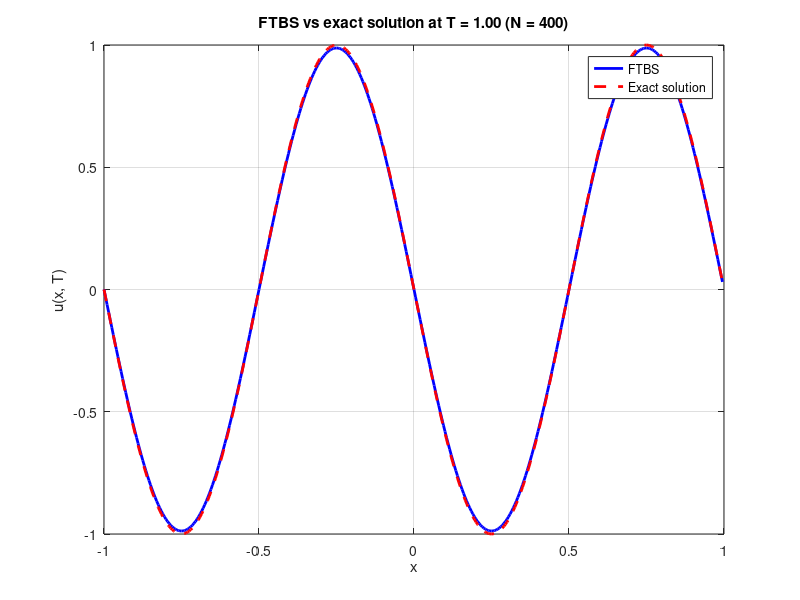
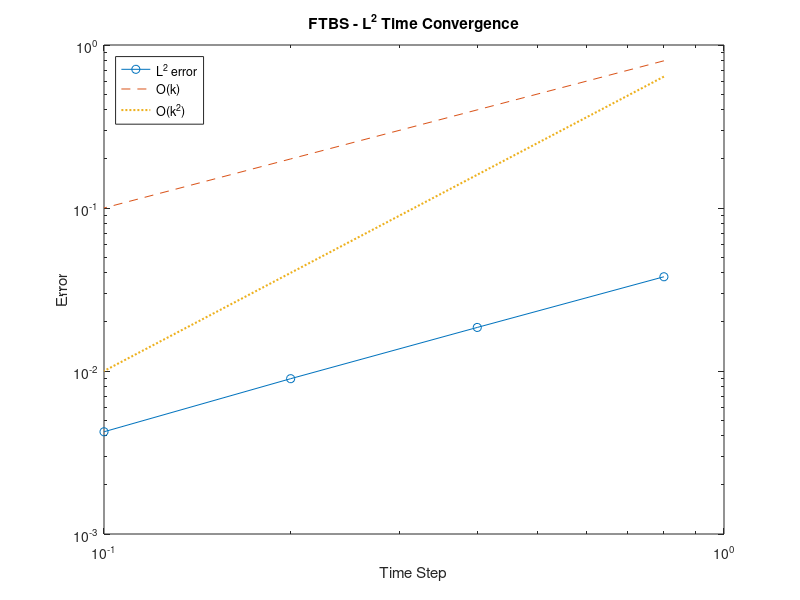
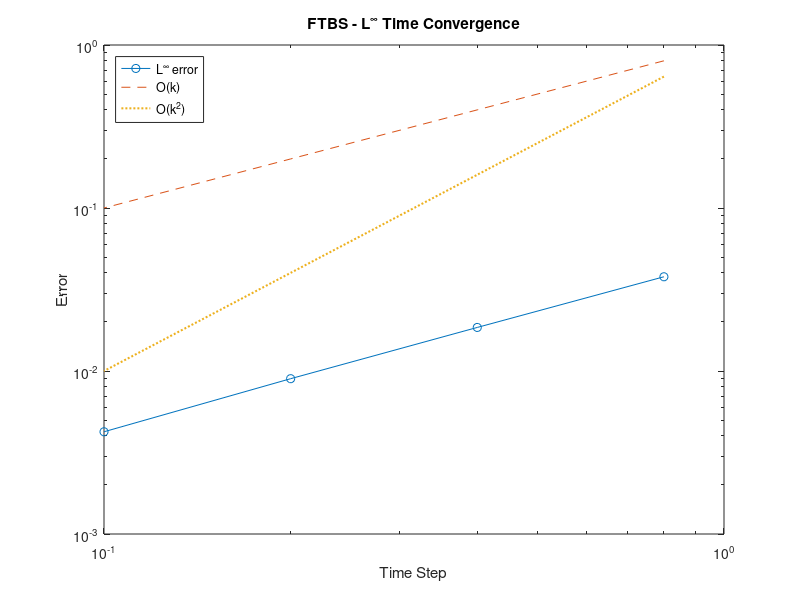
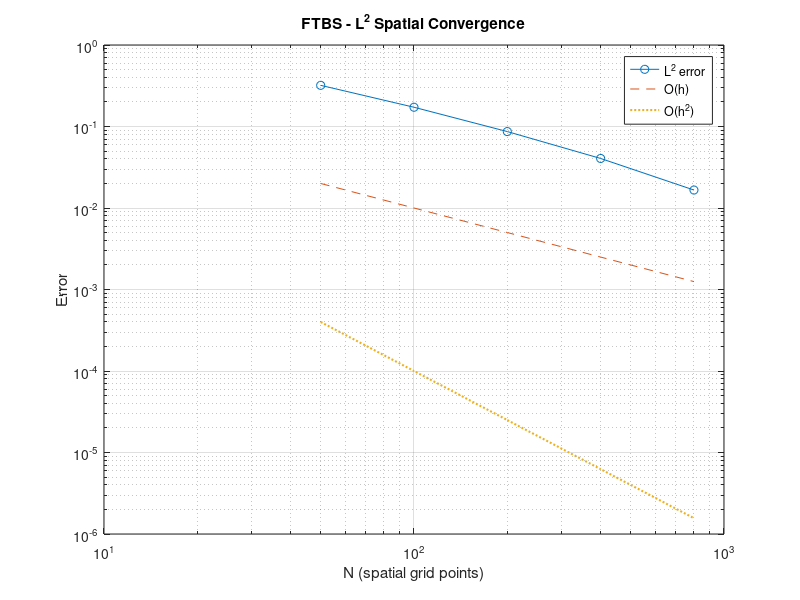

These figures' MATLAB source, in order:
a = 0.5;                 
L = 2;                   
T = 1;                  

grid_points = [50, 100, 200, 300, 400]; 
errors = zeros(size(grid_points));


for idx = 1:length(grid_points)
    N = grid_points(idx);
    dx = L / N;
    x = linspace(-1, 1, N+1); 
    x(end) = [];              

    
    CFL = 0.75;                  
    dt = CFL * dx / a;
    Nt = round(T/dt);         
    dt = T / Nt;              

    
    u = sin(2*pi*x);


    for n = 1:Nt
        u_previous = [u(end), u(1:end-1)]; 
        u = u - (a*dt/dx) * (u - u_previous);
    end

    u_exact = sin(2*pi*(x - a*T));

    if idx == length(grid_points)
        figure;
        plot(x, u, 'b-', 'LineWidth', 2); hold on;
        plot(x, u_exact, 'r--', 'LineWidth', 2);
        legend('FTBS', 'Exact solution');
        xlabel('x'); ylabel('u(x, T)');
        title(sprintf('FTBS vs exact solution at T = %.2f (N = %d)', T, N));
        grid on;
    end

    % u_exact is continuous function
    errors(idx) = sqrt(sum((u - u_exact).^2) * dx);
end



%%

% Temporal Convergence

clc; clear; close all;


a = 0.5;


L = 2;               
T = 1;               

% Fixed spatial grid
N = 400;             
dx = L / N;
x = linspace(-1, 1, N+1); 
x(end) = [];         

cfl_scales = [0.8, 0.4, 0.2, 0.1];  
L2_errors = zeros(size(cfl_scales));
Linf_errors = zeros(size(cfl_scales));

% Reference solution 
cfl_ref = 0.01;                               
dt_ref = cfl_ref * dx / a;
Nt_ref = round(T / dt_ref);
dt_ref = T / Nt_ref;

u_ref = sin(2*pi*x);                           

for n = 1:Nt_ref
    u_prev = [u_ref(end), u_ref(1:end-1)];     
    u_ref = u_ref - (a*dt_ref/dx) * (u_ref - u_prev);
end

% Loop over time step sizes 
for idx = 1:length(cfl_scales)
    cfl = cfl_scales(idx);
    dt = cfl * dx / a;
    Nt = round(T / dt);
    dt = T / Nt;

    u = sin(2*pi*x);

    for n = 1:Nt
        u_prev = [u(end), u(1:end-1)];
        u = u - (a*dt/dx) * (u - u_prev);
    end

    residual = u - u_ref;
    L2_errors(idx) = sqrt(dx) * norm(residual, 2);
    Linf_errors(idx) = norm(residual, Inf);
end

% Plot convergence
figure;
loglog(cfl_scales, L2_errors, 'o-', ...
       cfl_scales, cfl_scales, '--', ...
       cfl_scales, cfl_scales.^2, ':', 'LineWidth', 1.5);
legend('L^2 error','O(k)','O(k^2)', 'Location','northwest');
xlabel('Time Step'); ylabel('Error'); title('FTBS - L^2 Time Convergence');

figure;
loglog(cfl_scales, Linf_errors, 'o-', ...
       cfl_scales, cfl_scales, '--', ...
       cfl_scales, cfl_scales.^2, ':', 'LineWidth', 1.5);
legend('L^\infty error','O(k)','O(k^2)', 'Location','northwest');
xlabel('Time Step'); ylabel('Error'); title('FTBS - L^\infty Time Convergence');

% Convergence rates
rates_L2 = log2(L2_errors(1:end-1) ./ L2_errors(2:end));
rates_Inf = log2(Linf_errors(1:end-1) ./ Linf_errors(2:end));
disp('L2 convergence rates:'); disp(rates_L2);
disp('Linf convergence rates:'); disp(rates_Inf);




%%

% Spatial Convergence

clc; clear; close all;

a = 0.5;
T = 1;                   
dt_fixed = 0.00125;      
Nt = round(T / dt_fixed);
dt = T / Nt;             

% Spatial resolutions
grid_points = [50, 100, 200, 400, 800];
L2_errors = zeros(size(grid_points));
Linf_errors = zeros(size(grid_points));

% Reference solution 
N_ref = 2500;
dx_ref = 2 / N_ref;
x_ref = linspace(-1, 1, N_ref+1); x_ref(end) = [];
u_ref = sin(2*pi*x_ref);

for n = 1:Nt
    u_prev = [u_ref(end), u_ref(1:end-1)];
    u_ref = u_ref - (a * dt / dx_ref) * (u_ref - u_prev);
end

% Loop over spatial resolutions
for idx = 1:length(grid_points)
    N = grid_points(idx);
    dx = 2 / N;
    x = linspace(-1, 1, N+1); x(end) = [];
    u = sin(2*pi*x);

    for n = 1:Nt
        u_prev = [u(end), u(1:end-1)];
        u = u - (a * dt / dx) * (u - u_prev);
    end

    % Interpolate reference onto coarse grid
    u_ref_interp = interp1(x_ref, u_ref, x, 'spline');

    residual = u - u_ref_interp;
    L2_errors(idx) = sqrt(dx) * norm(residual, 2);
    Linf_errors(idx) = norm(residual, Inf);
end

% Plot convergence 
figure;
loglog(grid_points, L2_errors, 'o-', ...
       grid_points, 1./grid_points, '--', ...
       grid_points, 1./(grid_points.^2), ':', 'LineWidth', 1.5);
legend('L^2 error','O(h)','O(h^2)', 'Location','northeast');
xlabel('N (spatial grid points)'); ylabel('Error');
title('FTBS - L^2 Spatial Convergence'); grid on;

figure;
loglog(grid_points, Linf_errors, 'o-', ...
       grid_points, 1./grid_points, '--', ...
       grid_points, 1./(grid_points.^2), ':', 'LineWidth', 1.5);
legend('L^\infty error','O(h)','O(h^2)', 'Location','northeast');
xlabel('N (spatial grid points)'); ylabel('Error');
title('FTBS - L^\infty Spatial Convergence'); grid on;

% Print observed convergence rates ===
rates_L2 = log2(L2_errors(1:end-1) ./ L2_errors(2:end));
rates_Inf = log2(Linf_errors(1:end-1) ./ Linf_errors(2:end));
disp('L2 convergence rates:'); disp(rates_L2);
disp('Linf convergence rates:'); disp(rates_Inf);

